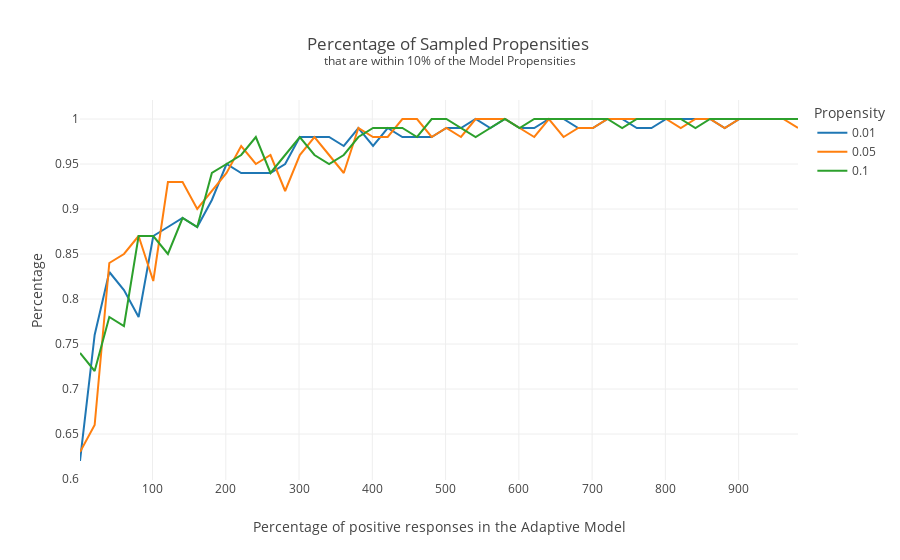

The notebook cell saved with this chart:
### Code cell
px.line(s.to_pandas(), x='positives', y='pct', color='p', template='none', line_group='p', title='Percentage of Sampled Propensities <br><sup>that are within 10% of the Model Propensities</sup>', labels={'pct':'Percentage', 'positives':'Percentage of positive responses in the Adaptive Model', 'p':'Propensity'})

### Figure 1 — Plotly figure (JSON) as saved in the notebook; plotly's stock layout.template omitted (floating-point values rounded to 4 significant figures)
{"data": [{"hovertemplate": "Propensity=0.01<br>Percentage of positive responses in the Adaptive Model=%{x}<br>Percentage=%{y}<extra></extra>", "legendgroup": "0.01", "line": {"color": "#1F77B4", "dash": "solid"}, "marker": {"symbol": "circle"}, "mode": "lines", "name": "0.01", "orientation": "v", "showlegend": true, "type": "scatter", "x": [1, 21, 41, 61, 81, 101, 121, 141, 161, 181, 201, 221, 241, 261, 281, 301, 321, 341, 361, 381, 401, 421, 441, 461, 481, 501, 521, 541, 561, 581, 601, 621, 641, 661, 681, 701, 721, 741, 761, 781, 801, 821, 841, 861, 881, 901, 921, 941, 961, 981], "xaxis": "x", "y": [0.62, 0.76, 0.83, 0.81, 0.78, 0.87, 0.88, 0.89, 0.88, 0.91, 0.95, 0.94, 0.94, 0.94, 0.95, 0.98, 0.98, 0.98, 0.97, 0.99, 0.97, 0.99, 0.98, 0.98, 0.98, 0.99, 0.99, 1, 0.99, 1, 0.99, 0.99, 1, 1, 0.99, 0.99, 1, 1, 0.99, 0.99, 1, 1, 1, 1, 0.99, 1, 1, 1, 1, 1], "yaxis": "y"}, {"hovertemplate": "Propensity=0.05<br>Percentage of positive responses in the Adaptive Model=%{x}<br>Percentage=%{y}<extra></extra>", "legendgroup": "0.05", "line": {"color": "#FF7F0E", "dash": "solid"}, "marker": {"symbol": "circle"}, "mode": "lines", "name": "0.05", "orientation": "v", "showlegend": true, "type": "scatter", "x": [1, 21, 41, 61, 81, 101, 121, 141, 161, 181, 201, 221, 241, 261, 281, 301, 321, 341, 361, 381, 401, 421, 441, 461, 481, 501, 521, 541, 561, 581, 601, 621, 641, 661, 681, 701, 721, 741, 761, 781, 801, 821, 841, 861, 881, 901, 921, 941, 961, 981], "xaxis": "x", "y": [0.63, 0.66, 0.84, 0.85, 0.87, 0.82, 0.93, 0.93, 0.9, 0.92, 0.94, 0.97, 0.95, 0.96, 0.92, 0.96, 0.98, 0.96, 0.94, 0.99, 0.98, 0.98, 1, 1, 0.98, 0.99, 0.98, 1, 1, 1, 0.99, 0.98, 1, 0.98, 0.99, 0.99, 1, 1, 1, 1, 1, 0.99, 1, 1, 0.99, 1, 1, 1, 1, 0.99], "yaxis": "y"}, {"hovertemplate": "Propensity=0.1<br>Percentage of positive responses in the Adaptive Model=%{x}<br>Percentage=%{y}<extra></extra>", "legendgroup": "0.1", "line": {"color": "#2CA02C", "dash": "solid"}, "marker": {"symbol": "circle"}, "mode": "lines", "name": "0.1", "orientation": "v", "showlegend": true, "type": "scatter", "x": [1, 21, 41, 61, 81, 101, 121, 141, 161, 181, 201, 221, 241, 261, 281, 301, 321, 341, 361, 381, 401, 421, 441, 461, 481, 501, 521, 541, 561, 581, 601, 621, 641, 661, 681, 701, 721, 741, 761, 781, 801, 821, 841, 861, 881, 901, 921, 941, 961, 981], "xaxis": "x", "y": [0.74, 0.72, 0.78, 0.77, 0.87, 0.87, 0.85, 0.89, 0.88, 0.94, 0.95, 0.96, 0.98, 0.94, 0.96, 0.98, 0.96, 0.95, 0.96, 0.98, 0.99, 0.99, 0.99, 0.98, 1, 1, 0.99, 0.98, 0.99, 1, 0.99, 1, 1, 1, 1, 1, 1, 0.99, 1, 1, 1, 1, 0.99, 1, 1, 1, 1, 1, 1, 1], "yaxis": "y"}], "layout": {"legend": {"title": {"text": "Propensity"}, "tracegroupgap": 0}, "title": {"text": "Percentage of Sampled Propensities <br><sup>that are within 10% of the Model Propensities</sup>"}, "xaxis": {"anchor": "y", "domain": [0, 1], "title": {"text": "Percentage of positive responses in the Adaptive Model"}}, "yaxis": {"anchor": "x", "domain": [0, 1], "title": {"text": "Percentage"}}}}
